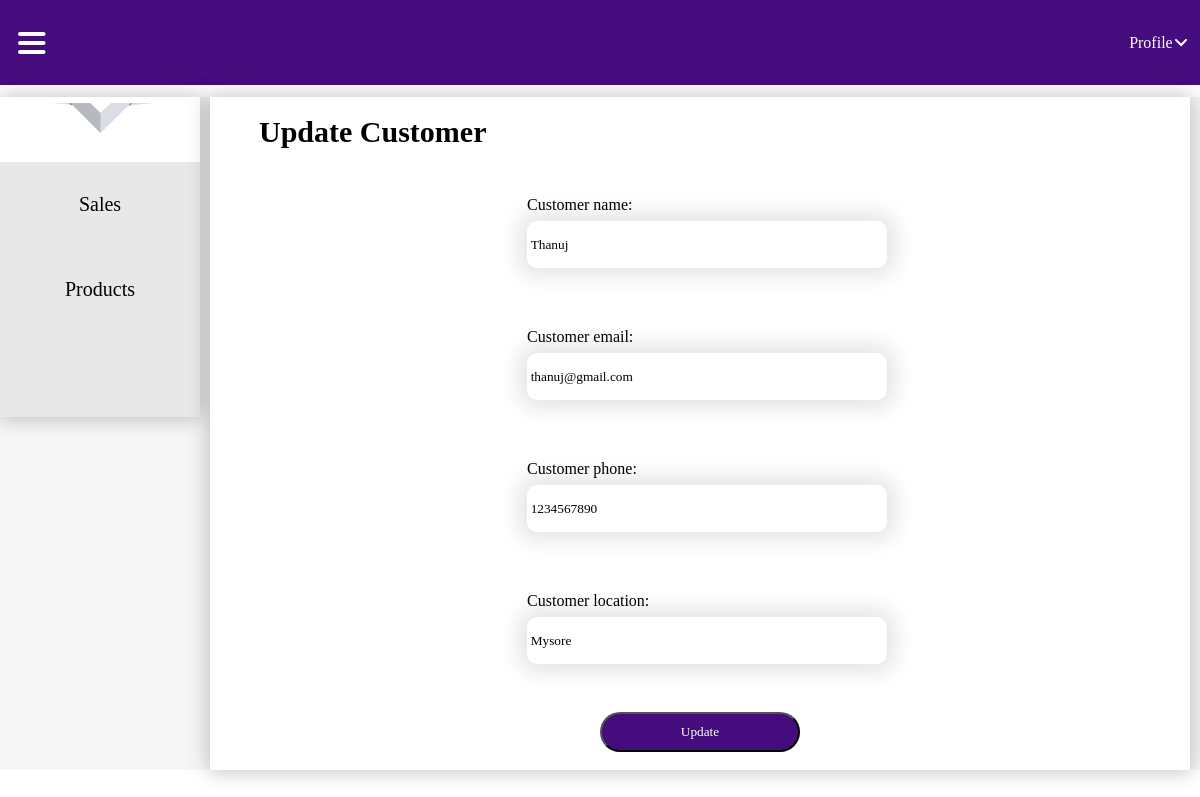
/cms/3/updatecustomerdetails/ (signed in), run on the app's committed database.
### mainapp/models.py (models this page shows, shortened)
class Customer(models.Model):
    customer_name = models.CharField(max_length=100, null=True, blank=True, default=None)
    company_name = models.CharField(max_length=100, default='Company')
    customer_email = models.EmailField()
    customer_phone = models.CharField(max_length=10)
    customer_location = models.CharField(max_length=1000, null=True, blank=True, default=None)
    created_at = models.DateTimeField(default=get_current_date)

### mainapp/views.py (the view, shortened to what this page needs)
# urls.py: path('<int:pk>/updatecustomerdetails/', CustomerUpdateView.as_view(), name='customerupdate'),
class CustomerUpdateView(LoginRequiredMixin, UpdateView):
    template_name = "customerupdate.html"
    model = Customer
    fields = (
        'customer_name',
        'customer_email',
        'customer_phone',
        'customer_location',
    )

### mainapp/templates/customerupdate.html (shortened to what this page needs)
{% load static %}
<!DOCTYPE html>
<html lang="en">
<head>
    <link rel="stylesheet" href="{% static 'css/dashboard.css' %}">
</head>
<body>
     <nav>
        <div class="menu" >
            <img src="{% static 'icons/hamburger menu.svg' %}" alt="" onclick="toggleNavigation()">
        </div>
        <ul>
            <li>
                <a href="">Profile</a>
                <img src="{% static 'icons/dropdownarrowsvg.svg' %}" alt="">
            </li>
        </ul>
    </nav>
    <div class="contentholder">
        <div class="navigation">
            <img class="logo" src="{% static 'icons/Vivin-construction-and-engineering-logo.png' %}" alt="">
            <div class="tabholder">
                {% if request.user.is_sales_login or request.user.is_admin %}
                <div class="nav-tab" onclick="toggleActive(this)">
                    <a href="{% url 'customerlist' %}">Sales</a>
                </div>
                <div class="nav-tab" onclick="toggleActive(this)">
                    <a href="">Products</a>
                </div>
                {% endif %}
                <div class="nav-tab" onclick="toggleActive(this)">
                    <a href=""></a>
                </div>
            </div>
        </div>
        <div class="displayboard">
            <div class="whiteboard">
                <div class="alignmentmaker">
                    <h3>Update Customer</h3>
                    <form  method="post">
                        {{ form.as_p }}
                        <button type="submit" value="save">Update</button>
                    </form>
                </div>
            </div>
        </div>
    </div>
</body>
</html>

### static/css/dashboard.css (style rules this page uses)
* { margin: 0; padding: 0; font-family: Montserrat; }
nav { background: #450C7D; width: 100%; height: 85px; display: flex; justify-content: right; align-items: center; }
nav img { margin-left: 3%; }
nav ul { width: 100%; display: flex; align-items: center; justify-content: flex-end; }
nav ul li { margin: 2%; display: flex; align-items: center; justify-content: flex-end; }
nav ul li img { margin: 2%; }
nav ul li a { text-decoration: none; color: white; font-family: Montserrat; }
.contentholder { width: 100%; display: flex; align-items: start; justify-content: center; background: #F6F6F6; margin-top: 1%; }
.navigation { width: 20%; height: 100%; background: #FFF; box-shadow: 0px 0px 20px 1px rgba(0, 0, 0, 0.25); display: grid; align-items: center; justify-items: center; transition: width 0.5s ease-in-out; }
.logo { margin: 3%; width: 80%; }
.displayboard { width: 100%; display: grid; align-items: start; justify-items: center; transition: width 0.5s ease-in-out; }
.menu { width: 100%; display: flex; align-items: center; justify-content: left; height: 100%; }
.menu img { margin: 3% 5% 3% 3%; cursor: pointer; }
.nav-tab { width: 100%; height: 85px; display: flex; align-items: center; justify-content: center; background: #E8E8E8; cursor: pointer; transition: .3s ease-in-out; }
.nav-tab a { text-decoration: none; color: black; text-align: center; font-size: 20px; color: black; width: 100%; height: 100%; display: flex; align-items: center; justify-content: center; }
.tabholder { width: 100%; }
.whiteboard { width: 98%; background: white; box-shadow: 0px 0px 20px 1px rgba(0, 0, 0, 0.25); display: flex; align-items: start; justify-content: center; }
.alignmentmaker { width: 90%; display: grid; align-items: start; justify-items: center; }
.alignmentmaker h3 { font-size: 30px; margin: 2% 0% 2% 0%; width: 100%; }
form { width: 100%; display: grid; align-items: center; justify-items: center; }
p { display: grid; align-items: center; justify-items: left; width: 40%; margin: 3%; }
label { font-size: 16px; margin: 1%; }
input { width: 100%; height: 40px; border: none; box-shadow: 0px 0px 20px 9px rgba(0,0,0,0.1); margin: 1%; padding: 1%; border-radius: 10px; }
button { width: 200px; height: 40px; background-color: #450C7D; color: #FFF; border-radius: 20px; margin: 2%; cursor: pointer; }
a { margin: 2%; }

### data on the page
Customer: customer_name "Thanuj", customer_email "thanuj@gmail.com", customer_phone "1234567890", customer_location "Mysore"
